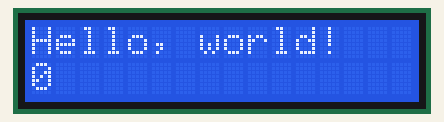
The sketch below on a simulated Arduino Uno, built with avr-gcc and run on an emulated ATmega328P. On the bench: 16×2 character LCD.

Above: at 0.1 s.
At 4.1 s:
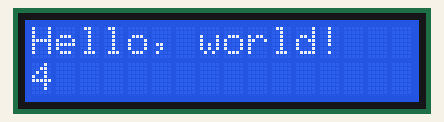
At 9.1 s:
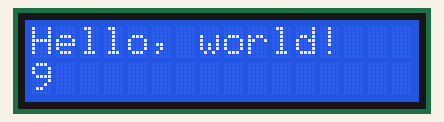
At 19.1 s:
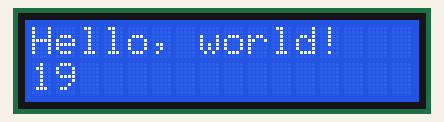
At 29.1 s:
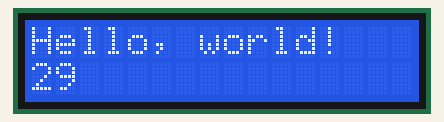
At 39.1 s:
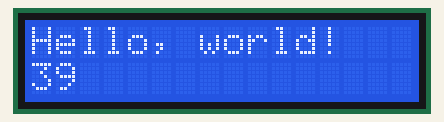

Measured:
- what the display in image 1 shows lasts 1.0 s, from 4.0 s to 5.0 s

The sketch:

sketch.ino
```cpp
// include the library code:
#include <LiquidCrystal.h>

// initialize the library by associating any needed LCD interface pin
// with the arduino pin number it is connected to
const int rs = 12, en = 11, d4 = 10, d5 = 9, d6 = 8, d7 = 7;
LiquidCrystal lcd(rs, en, d4, d5, d6, d7);

void setup() {
  // set up the LCD's number of columns and rows:
  lcd.begin(16, 2);
  // Print a message to the LCD.
  lcd.print("Hello, world!");
}

void loop() {
  // set the cursor to column 0, line 1
  // (note: line 1 is the second row, since counting begins with 0):
  lcd.setCursor(0, 1);
  // print the number of seconds since reset:
  lcd.print(millis() / 1000);
}
```
